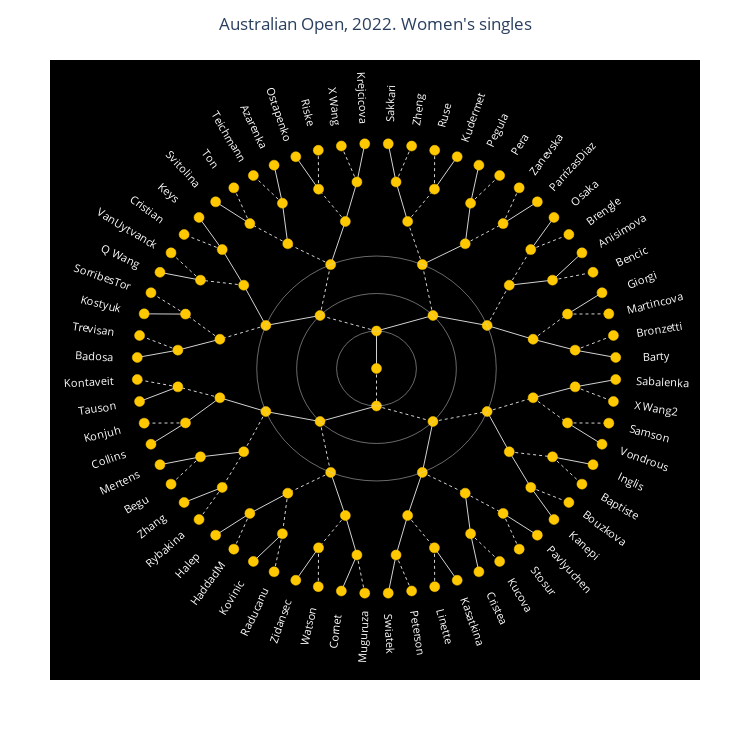

Notebook cell for this chart:
### Code cell
pl = Plot([edgew_tr, edgel_tr, node_tr],
           Layout(title_text="Australian Open, 2022. Women's singles",
                  title_x=0.5, width=750, height=730, showlegend=false,
                  xaxis_visible=false, yaxis_visible=false,
                  shapes=shapes, annotations=annotations,
                  plot_bgcolor="rgb(0,0,0)" ))

### Figure 1 — Plotly figure (JSON) as saved in the notebook; plotly's stock layout.template omitted (floating-point values rounded to 4 significant figures; data arrays with more than 128 entries replaced by an {"elided": "..."} marker saying what was removed)
{"data": [{"hoverinfo": "none", "line": {"color": "rgb(210,210,210)", "width": 1}, "mode": "lines", "type": "scatter", "x": {"elided": "189 float values"}, "y": {"elided": "189 float values"}}, {"hoverinfo": "none", "line": {"color": "rgb(210,210,210)", "dash": "dot", "width": 1}, "mode": "lines", "type": "scatter", "x": {"elided": "189 float values"}, "y": {"elided": "189 float values"}}, {"hoverinfo": "text", "marker": {"color": "rgb(255, 200, 0)", "line": {"color": "rgb(255, 200, 0)", "width": 0.5}, "size": 10}, "mode": "markers", "text": ["Barty", "Barty", "Collins", "Barty", "Keys", "Collins", "Swiatek", "Barty", "Pegula", "Krejcikova", "Keys", "Collins", "Cornet", "Swiatek", "Canepi", "Barty", "Anisimova", "Pegula", "Sakkari", "Krejcikova", "Azarenka", "Keys", "Badosa", "Collins", "Mertens", "Halep", "Cornet", "Swiatek", "Cirstea", "Kanepi", "Sabalenka", "Barty", "Giorgi", "Anisimova", "Osaka", "ParrizasDiaz", "Pegula", "Kudermetova", "Sakkari", "Krejcikova", "Ostapenko", "Azarenka", "Svitolina", "Keys", "Q Wang", "Kostyuk", "Badosa", "Tauson ", "Collins", "Mertes", "S Zhang", "Halep", "Kovinic", "Zidansek", "Cornet", "Swiatek", "Kasatkina", "Cirstea", "Pavlyuchekova", "Kanepi", "Inglis", "Vondrousova", "Sabalenka", "Barty", "Bronzetti", "Martincova", "Giorgi", "Bencic", "Anisimova", "Brengle", "Osaka", "ParrizasDiaz", "Zanevska", "Pera", "Pegula", "Kudermet", "Ruse", "Zheng", "Sakkari", "Krejcicova", "X Wang", "Riske", "Ostapenko", "Azarenka", "Teichmann", "Ton", "Svitolina", "Keys", "Cristian", "VanUytvanck", "Q Wang", "SorribesTor", "Kostyuk", "Trevisan", "Badosa", "Kontaveit", "Tauson", "Konjuh", "Collins", "Mertens", "Begu", "Zhang", "Rybakina", "Halep", "HaddadM", "Kovinic", "Raducanu", "Zidansec", "Watson", "Cornet", "Muguruza", "Swiatek", "Peterson", "Linette", "Kasatkina", "Cristea", "Kucova", "Stosur", "Pavlyuchen", "Kanepi", "Bouzkova", "Baptiste", "Inglis", "Vondrous", "Samson", "X Wang2", "Sabalenka"], "type": "scatter", "x": [0, 6.123e-17, -1.837e-16, 1.414, -1.414, -1.414, 1.414, 2.772, 1.148, -1.148, -2.772, -2.772, -1.148, 1.148, 2.772, 3.923, 3.326, 2.222, 0.7804, -0.7804, -2.222, -3.326, -3.923, -3.923, -3.326, -2.222, -0.7804, 0.7804, 2.222, 3.326, 3.923, 4.976, 4.785, 4.41, 3.865, 3.172, 2.357, 1.451, 0.4901, -0.4901, -1.451, -2.357, -3.172, -3.865, -4.41, -4.785, -4.976, -4.976, -4.785, -4.41, -3.865, -3.172, -2.357, -1.451, -0.4901, 0.4901, 1.451, 2.357, 3.172, 3.865, 4.41, 4.785, 4.976, 5.993, 5.935, 5.82, 5.649, 5.424, 5.146, 4.819, 4.446, 4.029, 3.574, 3.085, 2.565, 2.021, 1.458, 0.8804, 0.2944, -0.2944, -0.8804, -1.458, -2.021, -2.565, -3.085, -3.574, -4.029, -4.446, -4.819, -5.146, -5.424, -5.649, -5.82, -5.935, -5.993, -5.993, -5.935, -5.82, -5.649, -5.424, -5.146, -4.819, -4.446, -4.029, -3.574, -3.085, -2.565, -2.021, -1.458, -0.8804, -0.2944, 0.2944, 0.8804, 1.458, 2.021, 2.565, 3.085, 3.574, 4.029, 4.446, 4.819, 5.146, 5.424, 5.649, 5.82, 5.935, 5.993], "y": [0, 1, -1, 1.414, 1.414, -1.414, -1.414, 1.148, 2.772, 2.772, 1.148, -1.148, -2.772, -2.772, -1.148, 0.7804, 2.222, 3.326, 3.923, 3.923, 3.326, 2.222, 0.7804, -0.7804, -2.222, -3.326, -3.923, -3.923, -3.326, -2.222, -0.7804, 0.4901, 1.451, 2.357, 3.172, 3.865, 4.41, 4.785, 4.976, 4.976, 4.785, 4.41, 3.865, 3.172, 2.357, 1.451, 0.4901, -0.4901, -1.451, -2.357, -3.172, -3.865, -4.41, -4.785, -4.976, -4.976, -4.785, -4.41, -3.865, -3.172, -2.357, -1.451, -0.4901, 0.2944, 0.8804, 1.458, 2.021, 2.565, 3.085, 3.574, 4.029, 4.446, 4.819, 5.146, 5.424, 5.649, 5.82, 5.935, 5.993, 5.993, 5.935, 5.82, 5.649, 5.424, 5.146, 4.819, 4.446, 4.029, 3.574, 3.085, 2.565, 2.021, 1.458, 0.8804, 0.2944, -0.2944, -0.8804, -1.458, -2.021, -2.565, -3.085, -3.574, -4.029, -4.446, -4.819, -5.146, -5.424, -5.649, -5.82, -5.935, -5.993, -5.993, -5.935, -5.82, -5.649, -5.424, -5.146, -4.819, -4.446, -4.029, -3.574, -3.085, -2.565, -2.021, -1.458, -0.8804, -0.2944]}], "layout": {"annotations": [{"font": {"color": "white", "size": 11}, "showarrow": false, "text": "  Barty       ", "textangle": -2.813, "x": 7.191, "y": 0.3533}, {"font": {"color": "white", "size": 11}, "showarrow": false, "text": "  Bronzetti   ", "textangle": -8.438, "x": 7.122, "y": 1.056}, {"font": {"color": "white", "size": 11}, "showarrow": false, "text": "  Martincova  ", "textangle": -14.06, "x": 6.984, "y": 1.749}, {"font": {"color": "white", "size": 11}, "showarrow": false, "text": "  Giorgi      ", "textangle": -19.69, "x": 6.779, "y": 2.426}, {"font": {"color": "white", "size": 11}, "showarrow": false, "text": "  Bencic      ", "textangle": -25.31, "x": 6.509, "y": 3.078}, {"font": {"color": "white", "size": 11}, "showarrow": false, "text": "  Anisimova   ", "textangle": -30.94, "x": 6.176, "y": 3.702}, {"font": {"color": "white", "size": 11}, "showarrow": false, "text": "  Brengle     ", "textangle": -36.56, "x": 5.783, "y": 4.289}, {"font": {"color": "white", "size": 11}, "showarrow": false, "text": "  Osaka       ", "textangle": -42.19, "x": 5.335, "y": 4.835}, {"font": {"color": "white", "size": 11}, "showarrow": false, "text": "  ParrizasDiaz", "textangle": -47.81, "x": 4.835, "y": 5.335}, {"font": {"color": "white", "size": 11}, "showarrow": false, "text": "  Zanevska    ", "textangle": -53.44, "x": 4.289, "y": 5.783}, {"font": {"color": "white", "size": 11}, "showarrow": false, "text": "  Pera        ", "textangle": -59.06, "x": 3.702, "y": 6.176}, {"font": {"color": "white", "size": 11}, "showarrow": false, "text": "  Pegula      ", "textangle": -64.69, "x": 3.078, "y": 6.509}, {"font": {"color": "white", "size": 11}, "showarrow": false, "text": "  Kudermet    ", "textangle": -70.31, "x": 2.426, "y": 6.779}, {"font": {"color": "white", "size": 11}, "showarrow": false, "text": "  Ruse        ", "textangle": -75.94, "x": 1.749, "y": 6.984}, {"font": {"color": "white", "size": 11}, "showarrow": false, "text": "  Zheng       ", "textangle": -81.56, "x": 1.056, "y": 7.122}, {"font": {"color": "white", "size": 11}, "showarrow": false, "text": "  Sakkari     ", "textangle": -87.19, "x": 0.3533, "y": 7.191}, {"font": {"color": "white", "size": 11}, "showarrow": false, "text": "   Krejcicova    ", "textangle": 87.19, "x": -0.3533, "y": 7.191}, {"font": {"color": "white", "size": 11}, "showarrow": false, "text": "       X Wang    ", "textangle": 81.56, "x": -1.056, "y": 7.122}, {"font": {"color": "white", "size": 11}, "showarrow": false, "text": "        Riske    ", "textangle": 75.94, "x": -1.749, "y": 6.984}, {"font": {"color": "white", "size": 11}, "showarrow": false, "text": "    Ostapenko    ", "textangle": 70.31, "x": -2.426, "y": 6.779}, {"font": {"color": "white", "size": 11}, "showarrow": false, "text": "     Azarenka    ", "textangle": 64.69, "x": -3.078, "y": 6.509}, {"font": {"color": "white", "size": 11}, "showarrow": false, "text": "    Teichmann    ", "textangle": 59.06, "x": -3.702, "y": 6.176}, {"font": {"color": "white", "size": 11}, "showarrow": false, "text": "          Ton    ", "textangle": 53.44, "x": -4.289, "y": 5.783}, {"font": {"color": "white", "size": 11}, "showarrow": false, "text": "    Svitolina    ", "textangle": 47.81, "x": -4.835, "y": 5.335}, {"font": {"color": "white", "size": 11}, "showarrow": false, "text": "         Keys    ", "textangle": 42.19, "x": -5.335, "y": 4.835}, {"font": {"color": "white", "size": 11}, "showarrow": false, "text": "     Cristian    ", "textangle": 36.56, "x": -5.783, "y": 4.289}, {"font": {"color": "white", "size": 11}, "showarrow": false, "text": "  VanUytvanck    ", "textangle": 30.94, "x": -6.176, "y": 3.702}, {"font": {"color": "white", "size": 11}, "showarrow": false, "text": "       Q Wang    ", "textangle": 25.31, "x": -6.509, "y": 3.078}, {"font": {"color": "white", "size": 11}, "showarrow": false, "text": "  SorribesTor    ", "textangle": 19.69, "x": -6.779, "y": 2.426}, {"font": {"color": "white", "size": 11}, "showarrow": false, "text": "      Kostyuk    ", "textangle": 14.06, "x": -6.984, "y": 1.749}, {"font": {"color": "white", "size": 11}, "showarrow": false, "text": "     Trevisan    ", "textangle": 8.438, "x": -7.122, "y": 1.056}, {"font": {"color": "white", "size": 11}, "showarrow": false, "text": "       Badosa    ", "textangle": 2.813, "x": -7.191, "y": 0.3533}, {"font": {"color": "white", "size": 11}, "showarrow": false, "text": "    Kontaveit    ", "textangle": -2.812, "x": -7.191, "y": -0.3533}, {"font": {"color": "white", "size": 11}, "showarrow": false, "text": "       Tauson    ", "textangle": -8.437, "x": -7.122, "y": -1.056}, {"font": {"color": "white", "size": 11}, "showarrow": false, "text": "       Konjuh    ", "textangle": -14.06, "x": -6.984, "y": -1.749}, {"font": {"color": "white", "size": 11}, "showarrow": false, "text": "      Collins    ", "textangle": -19.69, "x": -6.779, "y": -2.426}, {"font": {"color": "white", "size": 11}, "showarrow": false, "text": "      Mertens    ", "textangle": -25.31, "x": -6.509, "y": -3.078}, {"font": {"color": "white", "size": 11}, "showarrow": false, "text": "         Begu    ", "textangle": -30.94, "x": -6.176, "y": -3.702}, {"font": {"color": "white", "size": 11}, "showarrow": false, "text": "        Zhang    ", "textangle": -36.56, "x": -5.783, "y": -4.289}, {"font": {"color": "white", "size": 11}, "showarrow": false, "text": "     Rybakina    ", "textangle": -42.19, "x": -5.335, "y": -4.835}, {"font": {"color": "white", "size": 11}, "showarrow": false, "text": "        Halep    ", "textangle": -47.81, "x": -4.835, "y": -5.335}, {"font": {"color": "white", "size": 11}, "showarrow": false, "text": "      HaddadM    ", "textangle": -53.44, "x": -4.289, "y": -5.783}, {"font": {"color": "white", "size": 11}, "showarrow": false, "text": "      Kovinic    ", "textangle": -59.06, "x": -3.702, "y": -6.176}, {"font": {"color": "white", "size": 11}, "showarrow": false, "text": "     Raducanu    ", "textangle": -64.69, "x": -3.078, "y": -6.509}, {"font": {"color": "white", "size": 11}, "showarrow": false, "text": "     Zidansec    ", "textangle": -70.31, "x": -2.426, "y": -6.779}, {"font": {"color": "white", "size": 11}, "showarrow": false, "text": "       Watson    ", "textangle": -75.94, "x": -1.749, "y": -6.984}, {"font": {"color": "white", "size": 11}, "showarrow": false, "text": "       Cornet    ", "textangle": -81.56, "x": -1.056, "y": -7.122}, {"font": {"color": "white", "size": 11}, "showarrow": false, "text": "     Muguruza    ", "textangle": -87.19, "x": -0.3533, "y": -7.191}, {"font": {"color": "white", "size": 11}, "showarrow": false, "text": "  Swiatek     ", "textangle": 87.19, "x": 0.3533, "y": -7.191}, {"font": {"color": "white", "size": 11}, "showarrow": false, "text": "  Peterson    ", "textangle": 81.56, "x": 1.056, "y": -7.122}, {"font": {"color": "white", "size": 11}, "showarrow": false, "text": "  Linette     ", "textangle": 75.94, "x": 1.749, "y": -6.984}, {"font": {"color": "white", "size": 11}, "showarrow": false, "text": "  Kasatkina   ", "textangle": 70.31, "x": 2.426, "y": -6.779}, {"font": {"color": "white", "size": 11}, "showarrow": false, "text": "  Cristea     ", "textangle": 64.69, "x": 3.078, "y": -6.509}, {"font": {"color": "white", "size": 11}, "showarrow": false, "text": "  Kucova      ", "textangle": 59.06, "x": 3.702, "y": -6.176}, {"font": {"color": "white", "size": 11}, "showarrow": false, "text": "  Stosur      ", "textangle": 53.44, "x": 4.289, "y": -5.783}, {"font": {"color": "white", "size": 11}, "showarrow": false, "text": "  Pavlyuchen  ", "textangle": 47.81, "x": 4.835, "y": -5.335}, {"font": {"color": "white", "size": 11}, "showarrow": false, "text": "  Kanepi      ", "textangle": 42.19, "x": 5.335, "y": -4.835}, {"font": {"color": "white", "size": 11}, "showarrow": false, "text": "  Bouzkova    ", "textangle": 36.56, "x": 5.783, "y": -4.289}, {"font": {"color": "white", "size": 11}, "showarrow": false, "text": "  Baptiste    ", "textangle": 30.94, "x": 6.176, "y": -3.702}, {"font": {"color": "white", "size": 11}, "showarrow": false, "text": "  Inglis      ", "textangle": 25.31, "x": 6.509, "y": -3.078}, {"font": {"color": "white", "size": 11}, "showarrow": false, "text": "  Vondrous    ", "textangle": 19.69, "x": 6.779, "y": -2.426}, {"font": {"color": "white", "size": 11}, "showarrow": false, "text": "  Samson      ", "textangle": 14.06, "x": 6.984, "y": -1.749}, {"font": {"color": "white", "size": 11}, "showarrow": false, "text": "  X Wang2     ", "textangle": 8.438, "x": 7.122, "y": -1.056}, {"font": {"color": "white", "size": 11}, "showarrow": false, "text": "  Sabalenka   ", "textangle": 2.812, "x": 7.191, "y": -0.3533}], "height": 730, "margin": {"b": 50, "l": 50, "r": 50, "t": 60}, "plot_bgcolor": "rgb(0,0,0)", "shapes": [{"line": {"color": "rgb(210,210,210)", "width": 0.5}, "type": "circle", "x0": -1, "x1": 1, "xref": "x", "y0": -1, "y1": 1, "yref": "y"}, {"line": {"color": "rgb(210,210,210)", "width": 0.5}, "type": "circle", "x0": -2, "x1": 2, "xref": "x", "y0": -2, "y1": 2, "yref": "y"}, {"line": {"color": "rgb(210,210,210)", "width": 0.5}, "type": "circle", "x0": -3, "x1": 3, "xref": "x", "y0": -3, "y1": 3, "yref": "y"}], "showlegend": false, "title": {"text": "Australian Open, 2022. Women's singles", "x": 0.5}, "width": 750, "xaxis": {"visible": false}, "yaxis": {"visible": false}}}
